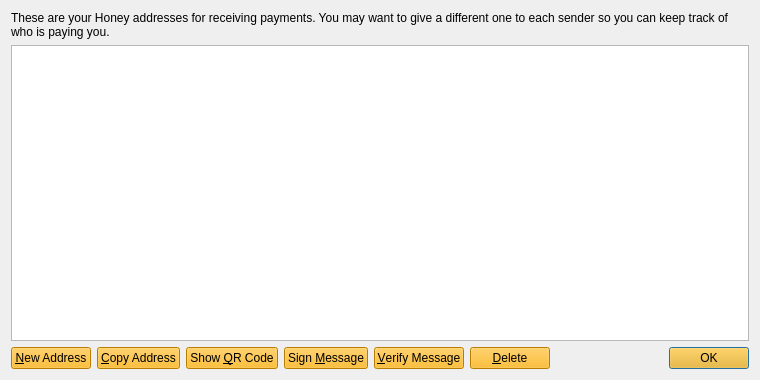
<?xml version="1.0" encoding="UTF-8"?>
<ui version="4.0">
 <class>AddressBookPage</class>
 <widget class="QWidget" name="AddressBookPage">
  <property name="geometry">
   <rect>
    <x>0</x>
    <y>0</y>
    <width>760</width>
    <height>380</height>
   </rect>
  </property>
  <property name="windowTitle">
   <string>Address Book</string>
  </property>
  <layout class="QVBoxLayout" name="verticalLayout">
   <item>
    <widget class="QLabel" name="labelExplanation">
     <property name="text">
      <string>These are your Honey addresses for receiving payments. You may want to give a different one to each sender so you can keep track of who is paying you.</string>
     </property>
     <property name="textFormat">
      <enum>Qt::PlainText</enum>
     </property>
     <property name="wordWrap">
      <bool>true</bool>
     </property>
    </widget>
   </item>
   <item>
    <widget class="QTableView" name="tableView">
     <property name="contextMenuPolicy">
      <enum>Qt::CustomContextMenu</enum>
     </property>
     <property name="toolTip">
      <string>Double-click to edit address or label</string>
     </property>
     <property name="tabKeyNavigation">
      <bool>false</bool>
     </property>
     <property name="selectionMode">
      <enum>QAbstractItemView::SingleSelection</enum>
     </property>
     <property name="selectionBehavior">
      <enum>QAbstractItemView::SelectRows</enum>
     </property>
     <property name="sortingEnabled">
      <bool>true</bool>
     </property>
     <attribute name="verticalHeaderVisible">
      <bool>false</bool>
     </attribute>
    </widget>
   </item>
   <item>
    <layout class="QHBoxLayout" name="horizontalLayout">
     <item>
      <widget class="QPushButton" name="newAddressButton">
       <property name="toolTip">
        <string>Create a new address</string>
       </property>
       <property name="styleSheet">
        <string notr="true">background-color: rgb(255, 175, 0);</string>
       </property>
       <property name="text">
        <string>&amp;New Address</string>
       </property>
      </widget>
     </item>
     <item>
      <widget class="QPushButton" name="copyToClipboard">
       <property name="toolTip">
        <string>Copy the currently selected address to the system clipboard</string>
       </property>
       <property name="styleSheet">
        <string notr="true">background-color: rgb(255, 175, 0);</string>
       </property>
       <property name="text">
        <string>&amp;Copy Address</string>
       </property>
      </widget>
     </item>
     <item>
      <widget class="QPushButton" name="showQRCode">
       <property name="styleSheet">
        <string notr="true">background-color: rgb(255, 175, 0);</string>
       </property>
       <property name="text">
        <string>Show &amp;QR Code</string>
       </property>
      </widget>
     </item>
     <item>
      <widget class="QPushButton" name="signMessage">
       <property name="toolTip">
        <string>Sign a message to prove you own a Honey address</string>
       </property>
       <property name="styleSheet">
        <string notr="true">background-color: rgb(255, 175, 0);</string>
       </property>
       <property name="text">
        <string>Sign &amp;Message</string>
       </property>
      </widget>
     </item>
     <item>
      <widget class="QPushButton" name="verifyMessage">
       <property name="toolTip">
        <string>Verify a message to ensure it was signed with a specified Honey address</string>
       </property>
       <property name="styleSheet">
        <string notr="true">background-color: rgb(255, 175, 0);</string>
       </property>
       <property name="text">
        <string>&amp;Verify Message</string>
       </property>
      </widget>
     </item>
     <item>
      <widget class="QPushButton" name="deleteButton">
       <property name="toolTip">
        <string>Delete the currently selected address from the list</string>
       </property>
       <property name="styleSheet">
        <string notr="true">background-color: rgb(255, 175, 0);</string>
       </property>
       <property name="text">
        <string>&amp;Delete</string>
       </property>
      </widget>
     </item>
     <item>
      <spacer name="horizontalSpacer">
       <property name="orientation">
        <enum>Qt::Horizontal</enum>
       </property>
       <property name="sizeHint" stdset="0">
        <size>
         <width>40</width>
         <height>20</height>
        </size>
       </property>
      </spacer>
     </item>
     <item>
      <widget class="QDialogButtonBox" name="buttonBox">
       <property name="sizePolicy">
        <sizepolicy hsizetype="Maximum" vsizetype="Fixed">
         <horstretch>0</horstretch>
         <verstretch>0</verstretch>
        </sizepolicy>
       </property>
       <property name="styleSheet">
        <string notr="true">background-color: rgb(255, 175, 0);</string>
       </property>
       <property name="standardButtons">
        <set>QDialogButtonBox::Ok</set>
       </property>
      </widget>
     </item>
    </layout>
   </item>
  </layout>
 </widget>
 <resources/>
 <connections/>
</ui>
